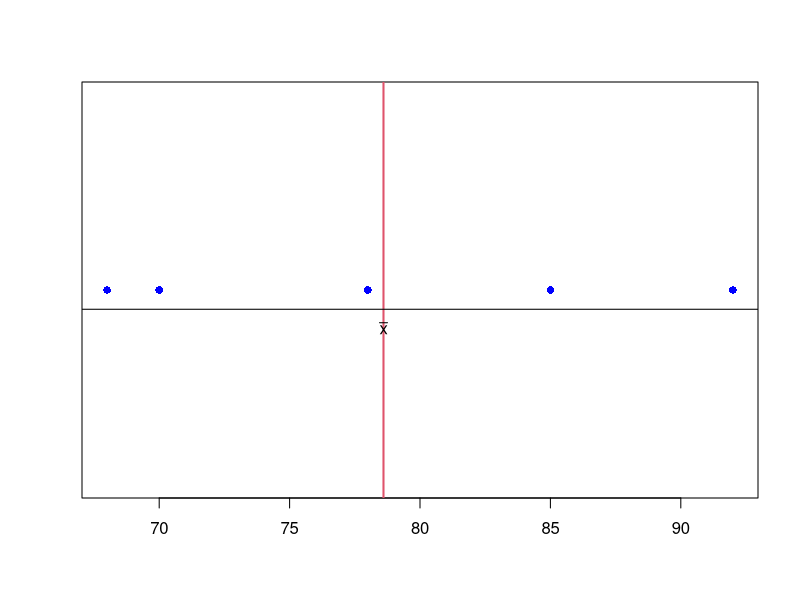
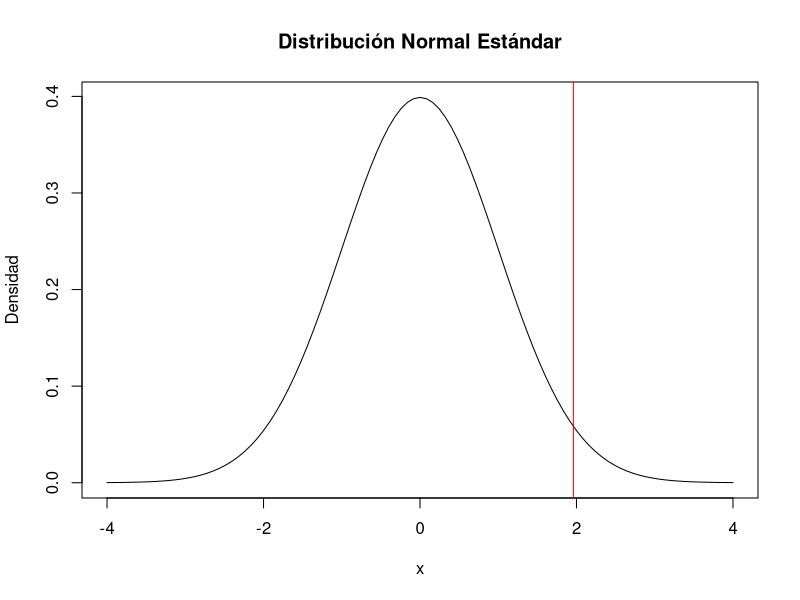
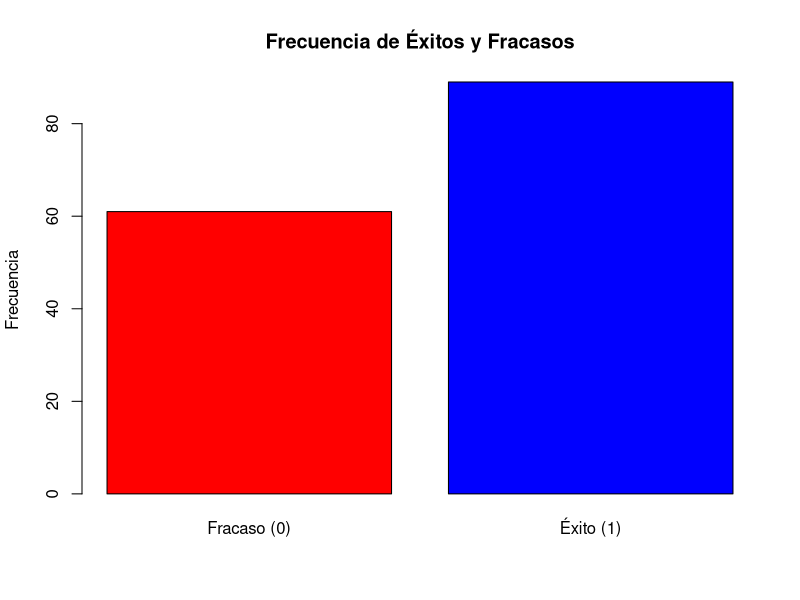
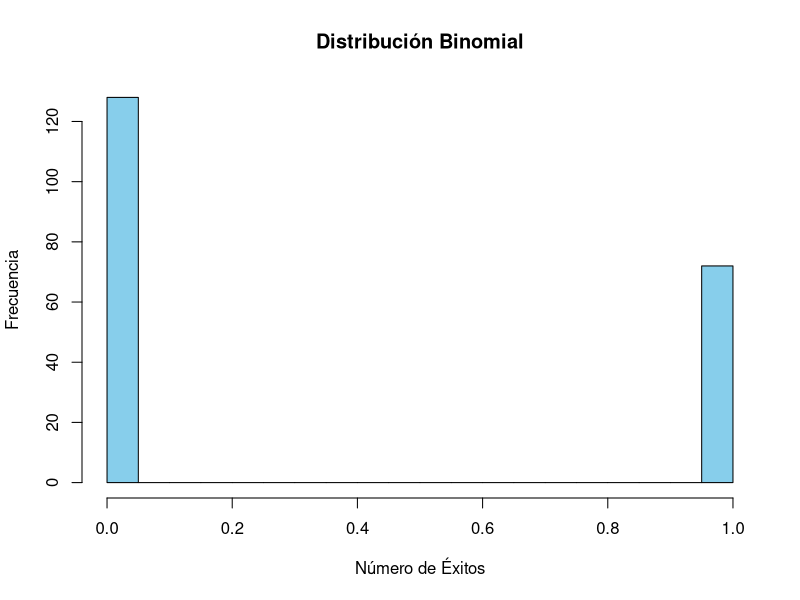
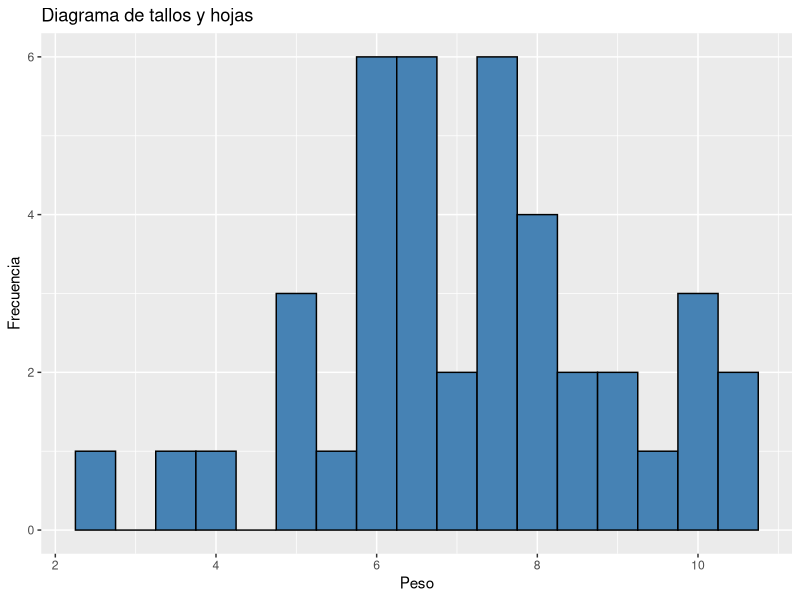

Generate these figures, in order, with R:
## ---- chunk 1

nombres <- c("Atleta 1", "Atleta 2", "Atleta 3", "Atleta 4", "Atleta 5")
pesos <- c(70, 85, 78, 92, 68)

tabla <- as.data.frame(cbind(nombres, pesos))

knitr::kable(t(tabla))

## ---- chunk 2

promedio <- (70 + 85 + 78 + 92 + 68)/5
promedio

## ---- chunk 3

pesos <- c(70, 85, 78, 92, 68)
promedio <- mean(pesos)
promedio

## ---- chunk 4

stripchart(pesos, method = "stack", pch=16, col = "blue")
abline(v=78.6, col = 2, lwd = 2)
abline(h=0.9, col = 1, lwd = 1)
text(78.6, 0.8, labels = expression(bar(x)))

## ---- chunk 5

valores <- c(7, 3, 5, 9, 6)
mediana <- median(valores)
mediana

## ---- chunk 6

valores <- c(7, 3, 5, 9, 6)
IQR(valores)

## ---- chunk 7

factorial(4)

## ---- chunk 8

PA <- 0.3
PB <- 0.4
PAB <- 0.1
P_union <- PA + PB - PAB
P_union

## ---- chunk 9

PAB <- 0.1
PB <- 0.4
P_condicional <- PAB / PB
P_condicional

## ---- chunk 10

PA <- 0.3
PB_A <- 0.2
P_interseccion <- PA * PB_A
P_interseccion

## ---- chunk 11

tabla <- matrix(c(20, 30, 50, 80), nrow = 2, byrow = TRUE)
colnames(tabla) <- c("Categoria 1", "Categoria 2")
rownames(tabla) <- c("Grupo A", "Grupo B")
tabla <- as.table(tabla)
tabla

## ---- chunk 12

PA1 <- 0.2
PA2 <- 0.3
PB_A1 <- 0.5
PB_A2 <- 0.4
P_total <- PB_A1 * PA1 + PB_A2 * PA2
P_total

## ---- chunk 13

PA <- 0.3
PB_A <- 0.2
PB <- 0.4
P_Bayes <- (PB_A * PA) / PB
P_Bayes

## ---- chunk 14

n <- 10
p <- 0.5
x <- 6
prob_binomial <- choose(n, x) * p^x * (1-p)^(n-x)
prob_binomial

## ---- chunk 15

A <- 7
B <- 10
P_uniforme <- (8.5 - A) / (B - A)
P_uniforme

## ---- chunk 16

mu <- 0
sigma <- 1
x <- 1.96
p <- pnorm(x, mean = mu, sd = sigma)
p

## ---- chunk 17

curve(dnorm(x, mean = mu, sd = sigma), from = -4, to = 4, main = "Distribución Normal Estándar", ylab = "Densidad")
abline(v = x, col = "red")

## ---- chunk 18

valores <- c(1, 2, 3)
probabilidades <- c(0.2, 0.5, 0.3)
esperanza <- sum(valores * probabilidades)
esperanza

## ---- chunk 19

esperanza <- 2.1
varianza <- sum((valores - esperanza)^2 * probabilidades)
varianza

## ---- chunk 20

# Simulación de datos de una distribución de Bernoulli
set.seed(123)  # Establecemos una semilla para reproducibilidad
n <- 150        # Número de experimentos
p <- 0.6        # Probabilidad de éxito

# Generar los datos
datos_bernoulli <- rbinom(n, 1, p)

# Calcular la media de los datos
media <- mean(datos_bernoulli)
cat("La media de la distribución de Bernoulli es:", media, "\n")

# Crear un gráfico de barras
barplot(table(datos_bernoulli), col = c("red", "blue"), 
        names.arg = c("Fracaso (0)", "Éxito (1)"),
        main = "Frecuencia de Éxitos y Fracasos",
        ylab = "Frecuencia")

## ---- chunk 21
# Simulación de datos de una distribución binomial
set.seed(456)  # Establecemos una semilla para reproducibilidad
n <- 200        # Número total de ensayos
p <- 0.3        # Probabilidad de éxito en cada ensayo

# Generar los datos
datos_binomial <- rbinom(n, size = 1, prob = p)

# Calcular la media y la varianza de los datos
media <- mean(datos_binomial)
varianza <- var(datos_binomial)
cat("La media de la distribución binomial es:", media, "\n")
cat("La varianza de la distribución binomial es:", varianza, "\n")

# Crear un histograma de los datos
hist(datos_binomial, breaks = 20, col = "skyblue",
     main = "Distribución Binomial",
     xlab = "Número de Éxitos",
     ylab = "Frecuencia")

## ---- chunk 22

#Usando la formula directa

lambda = 6

p4 = exp(-lambda)*lambda^4 / factorial(4)
p4

#Usando la funcion 'dpois()' en R

lambda = 6
x = 4
prob_poisson = dpois(x, lambda)
prob_poisson

## ---- chunk 23

n <- 100
p <- 0.5
mu <- n * p
sigma <- sqrt(n * p * (1 - p))
prob <- pnorm(55, mean = mu, sd = sigma) - pnorm(45, mean = mu, sd = sigma)
prob

## ---- chunk 24

Pesos = c(2.4, 3.3, 4.1,5.0,5.1,5.2,5.6,5.8,5.9,5.9,6.0,6.1,6.2,6.3,6.3,6.4,6.4,6.5,6.7,6.8,7.2,7.4,7.5,7.5,7.6,7.6,7.7,7.8,7.8,7.9,7.9,8.3,8.5,8.8,9.2,9.7,9.8,9.9,10.0,10.3,10.5)

## ---- chunk 25
library(ggplot2)
datos <- c(2.4, 3.3, 4.1, 5.0, 5.1, 5.2, 5.6, 5.8, 5.9, 5.9, 6.0, 6.1, 6.2, 6.3, 
          6.3, 6.4, 6.4, 6.5, 6.7, 6.8, 7.2, 7.4, 7.5, 7.5, 7.6, 7.6, 7.7, 7.8,
          7.8, 7.9, 7.9, 8.3, 8.5, 8.8, 9.2, 9.7, 9.8, 9.9, 10.0, 10.3, 10.5)
ggplot(data.frame(value = datos), aes(value)) + 
  geom_histogram(binwidth = 0.5, fill = "steelblue", color = "black") +
  labs(title = "Diagrama de tallos y hojas", x = "Peso", y = "Frecuencia")
